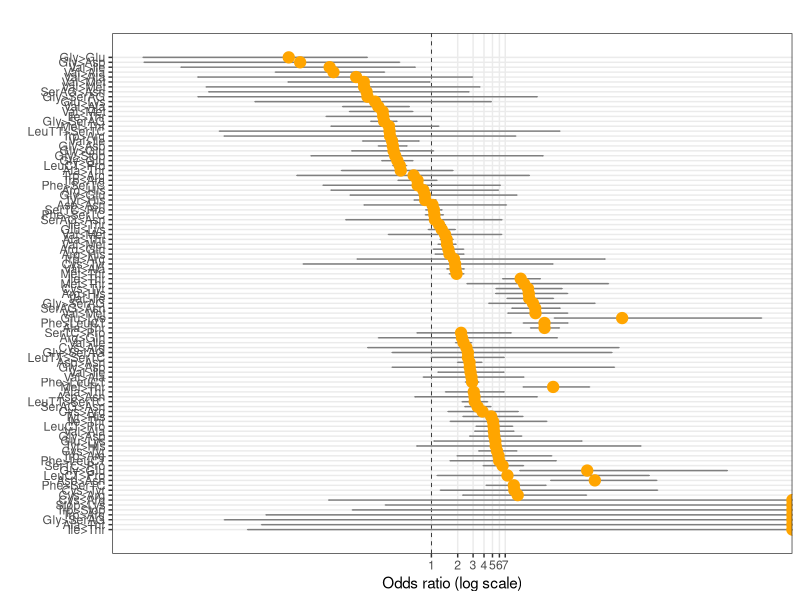

The R source for this figure:
library(ggplot2)

data = read.table('../../Body/3Results/Alima08.CancerMitoMapGerm.FinalTablesAndHists.r.txt',
                  header = TRUE)

one_line = c()

for(i in 1:nrow(data)){
  temp = data[i, ]
  res = fisher.test(matrix(data = c(temp$NumberOfExpectedAaSubst, temp$FreqFrom, 
                                    temp$NumberOfUnexpectedAaSubst, temp$FreqTo), nrow=2))
  one_line = rbind(one_line, c(as.character(temp$ExpectedAminoAcidSubstBias), 
                               res$estimate, res$conf.int[1], res$conf.int[2]))

}

odds_results = as.data.frame(one_line)

names(odds_results) = c('Subs', 'estimate', 'lowCI', 'highCI')
odds_results = odds_results[order(odds_results$estimate),]

# Create labels
boxLabels = as.character(odds_results$Subs)

# Enter summary data. boxOdds are the odds ratios (calculated elsewhere), boxCILow is the lower bound of the CI, boxCIHigh is the upper bound.

df <- data.frame(
  yAxis = length(boxLabels):1,
  boxOdds = as.numeric(as.character(odds_results$estimate)),
  boxCILow = as.numeric(as.character(odds_results$lowCI)),
  boxCIHigh = as.numeric(as.character(odds_results$highCI))
)


# Plot
p <- ggplot(df, aes(x = boxOdds, y = yAxis))
p + geom_vline(aes(xintercept = 1), size = .25, linetype = "dashed") +
  geom_errorbarh(aes(xmax = boxCIHigh, xmin = boxCILow), size = .5, height = .2, color = "gray50") +
  geom_point(size = 3.5, color = "orange") +
  theme_bw() +
  theme(panel.grid.minor = element_blank()) +
  scale_y_continuous(breaks = df$yAxis, labels = boxLabels) +
  scale_x_continuous(breaks = seq(0,7,1) ) +
  coord_trans(x = "log10") +
  ylab("") +
  xlab("Odds ratio (log scale)") +
  annotate(geom = "text", y =1.1, x = 3.5, label ="", size = 3.5, hjust = 0) + ggtitle("")

